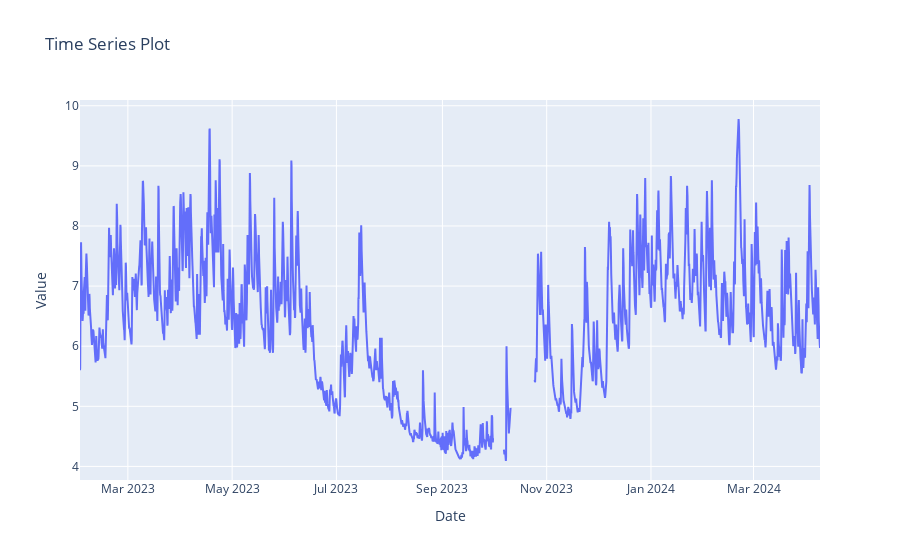

The notebook cell this image was saved under:
### Code cell
import pandas as pd
import plotly
from plotly.graph_objs import Figure, Scatter



# Create a plotly trace
trace = Scatter(
    x=df_esm_3h.index,
    y=df_esm_3h['hidro_level_sm'],  # Assuming the first column is the data to plot
    mode='lines',
)

# Define the layout
layout = {
    "title": "Time Series Plot",
    "xaxis": {"title": "Date", "type": 'date'},
    "yaxis": {"title": "Value"}
}

# Create the plot
fig = Figure(data=[trace], layout=layout)
fig.show()

### Figure 1 — Plotly figure (JSON) as saved in the notebook; plotly's stock layout.template omitted (floating-point values rounded to 4 significant figures; data arrays with more than 128 entries replaced by an {"elided": "..."} marker saying what was removed)
{"data": [{"mode": "lines", "type": "scatter", "x": {"elided": "3464 str values"}, "y": {"elided": "3464 float values"}}], "layout": {"title": {"text": "Time Series Plot"}, "xaxis": {"title": {"text": "Date"}, "type": "date"}, "yaxis": {"title": {"text": "Value"}}}}
